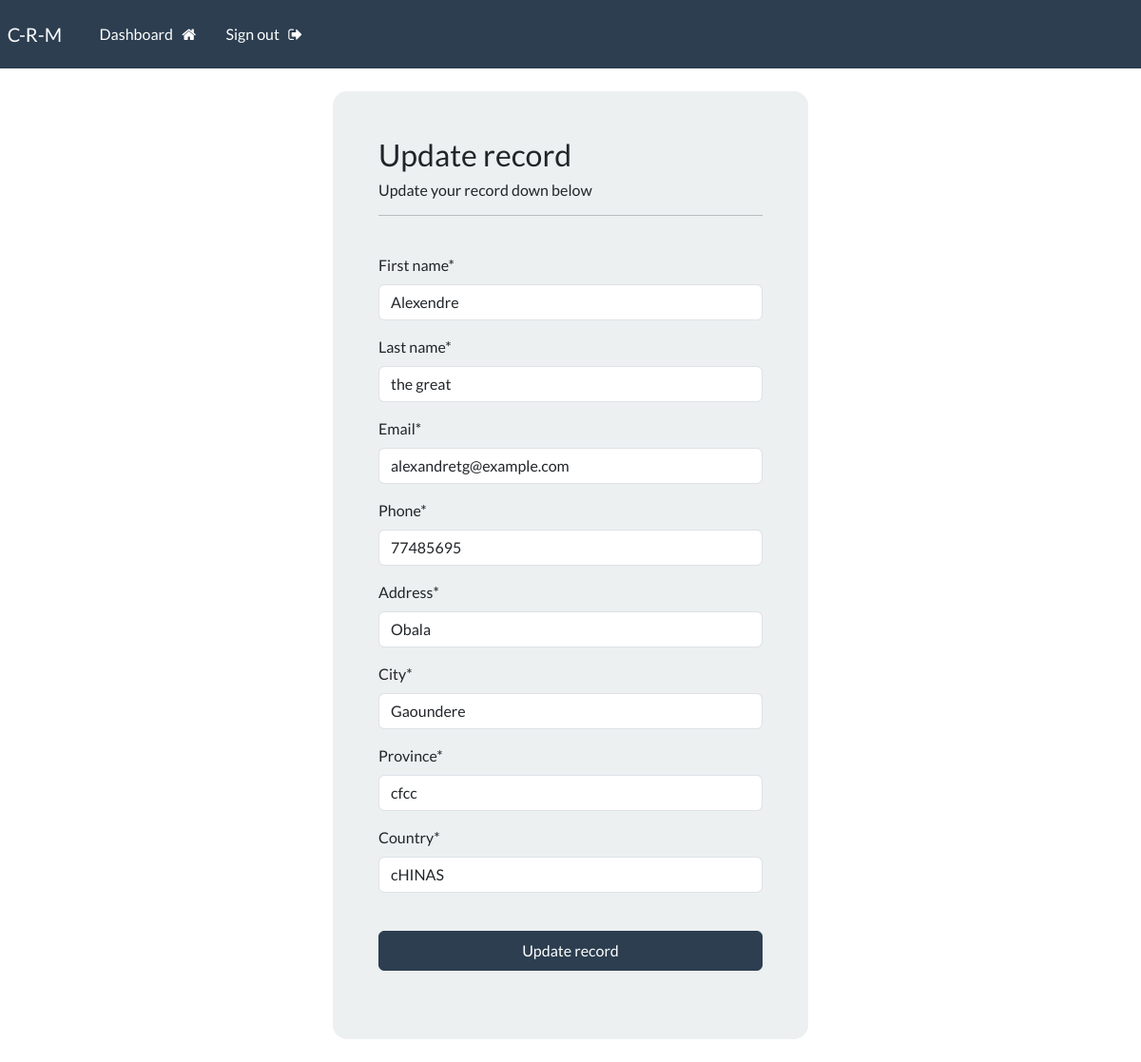
Page /update-record/1/ (signed in) on the committed database.
### webapp/models.py (models this page shows)
class Record(models.Model):
    first_name = models.CharField(max_length=100)
    last_name = models.CharField(max_length=100)
    email = models.CharField(max_length=50)
    phone = models.CharField(max_length=21)
    address = models.CharField(max_length=80)
    city = models.CharField(max_length=255)
    province = models.CharField(max_length=300)
    country = models.CharField(max_length=50)
    creation_date = models.DateTimeField(auto_now_add=True)

### webapp/views.py (the view)
# urls.py: path('update-record/<int:pk>/', views.update_record, name='update-record'),
@login_required(login_url='login')
def update_record(request, pk):
    record = Record.objects.get(id=pk)
    form = UpdateRecordForm(instance=record)
    if request.method == 'POST':
        form = UpdateRecordForm(request.POST, instance=record)
        if form.is_valid():
            form.save()
            return redirect('dashboard')
    context = {'form': form}
    return render(request, 'webapp/update-record.html', context=context)

### webapp/forms.py
class UpdateRecordForm(forms.ModelForm):
    class Meta:
        model = Record
        fields = ['first_name', 'last_name', 'email', 'phone', 'address', 'city',  'province', 'country']

### webapp/templates/webapp/update-record.html (shortened to what this page needs)
{% extends 'webapp/base.html' %}
{% load crispy_forms_tags %}
{% block content %}
    <body>
        <div class="container bg-light shadow-mmd p-5 form-layout">
            <h3>Update record</h3>
            <h6>Update your record down below</h6>
            <hr>
            <br>
            <form action="" method="post"  autocomplete="off">
                {{form|crispy}}
                <br>
                <button type="submit" class="btn btn-primary w-100 btn-block p-2">Update record</button>
            </form>
            <br>
        </div>
        <br>
    </body>
{% endblock %}

### static/css/style.css (style rules this page uses)
.form-layout { border-radius: 15px; width: 500px; }

### rows in the picture
Record: first_name "Alexendre", last_name "the great", email "alexandretg@example.com", phone "77485695", address "Obala", city "Gaoundere", province "cfcc", country "cHINAS"
